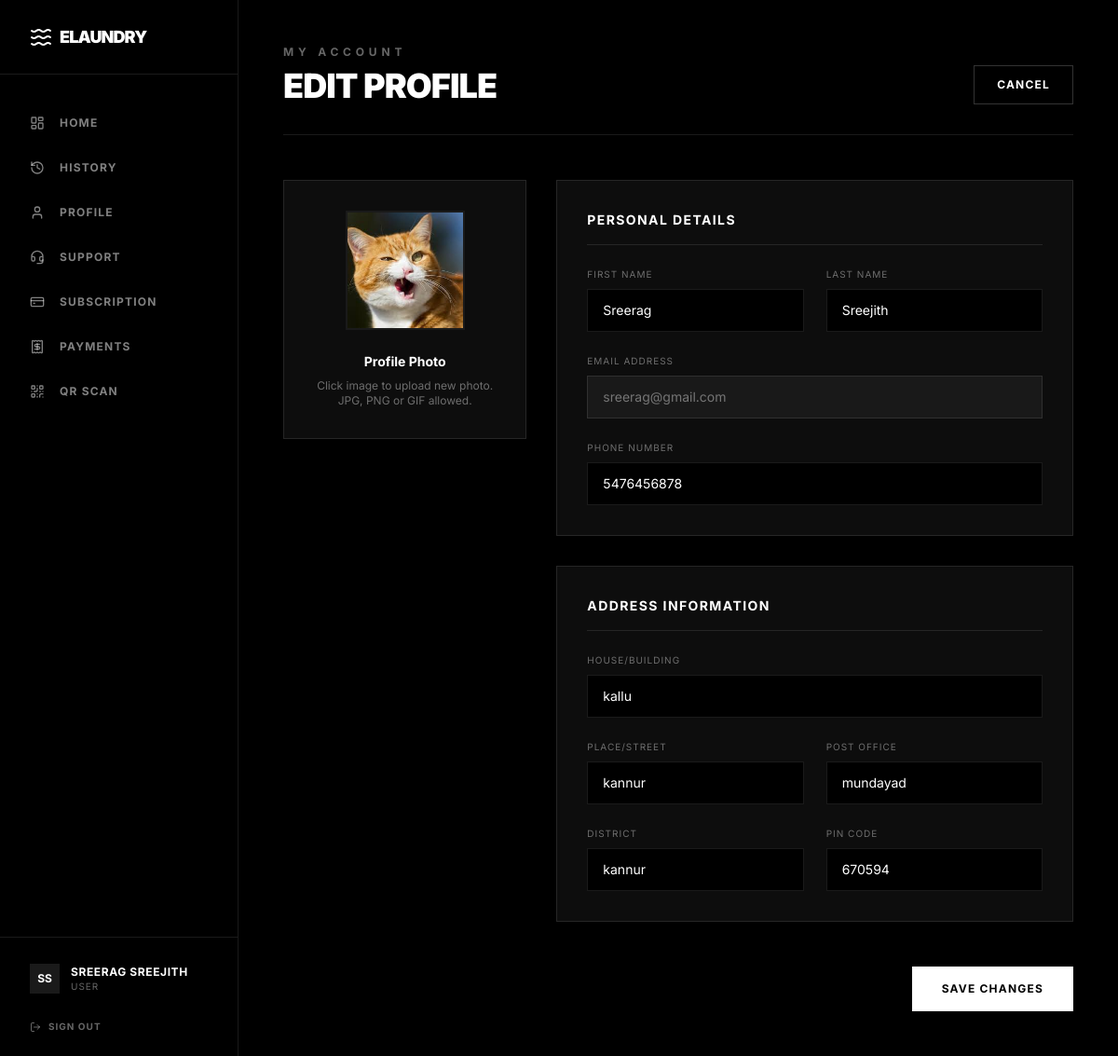
The page /update_profile_user/ (signed in) on the database its author committed.
### user/models.py (models this page shows)
class user(models.Model):
    first_name = models.CharField(max_length=50)
    last_name = models.CharField(max_length=50)
    profile_image = models.CharField(max_length=100)
    email = models.EmailField(unique=True)
    phone_number = models.CharField(max_length=15)
    house = models.CharField(max_length=100)
    district = models.CharField(max_length=100)
    place = models.CharField(max_length=100)
    post = models.CharField(max_length=100)
    pin = models.CharField(max_length=10)
    latitude = models.FloatField(null=True, blank=True)
    longitude = models.FloatField(null=True, blank=True)
    created_at = models.DateTimeField(auto_now_add=True)
    updated_at = models.DateTimeField(auto_now=True)
    num_bags = models.PositiveIntegerField(default=1)
    LOGIN = models.ForeignKey(login, on_delete=models.CASCADE, default=1)
    loyalty_points = models.IntegerField(default=0)

### user/views.py (the view, shortened to what this page needs)
# urls.py: path('update_profile_user/', views.update_profile_user, name='update_profile_user'),
def update_profile_user(request):
    usr_obj = user.objects.get(LOGIN=request.session['lid'])
    return render(request, 'profile_update_user.html', {'user': usr_obj})

### user/templates/profile_update_user.html (shortened to what this page needs)
{% extends 'user_home.html' %}
{% load static %}
{% block content %}
<div class="max-w-4xl mx-auto">
    <div
        class="flex flex-col md:flex-row justify-between items-start md:items-end gap-6 border-b border-white/10 pb-8 mb-12">
        <div>
            <h2 class="text-xs font-bold uppercase tracking-[0.4em] text-white/40 mb-2">My Account</h2>
            <h3 class="text-3xl md:text-4xl font-black uppercase tracking-tight text-white">Edit Profile</h3>
        </div>
        <a href="{% url 'view_profile_user' %}"
            class="px-6 py-3 border border-white/20 text-white text-xs font-bold uppercase tracking-widest hover:bg-white hover:text-black transition-colors">
            Cancel
        </a>
    </div>
    <form method="POST" enctype="multipart/form-data" class="grid md:grid-cols-3 gap-8">
        <div class="md:col-span-1">
            <div class="border border-white/10 bg-white/5 p-8 flex flex-col items-center text-center">
                <div
                    class="w-32 h-32 bg-black border-2 border-white/10 rounded-full flex items-center justify-center mb-6 overflow-hidden relative group">
                    {% if user.profile_image %}
                    <img src="{{user.profile_image}}" alt="Profile" class="w-full h-full object-cover">
                    {% else %}
                    <span class="material-symbols-outlined text-white/20 text-5xl">person</span>
                    {% endif %}
                </div>
                <h4 class="text-sm font-bold text-white mb-2">Profile Photo</h4>
                <p class="text-xs text-white/40 text-center">Click image to upload new photo. JPG, PNG or GIF allowed.
                </p>
            </div>
        </div>
        <div class="md:col-span-2 space-y-8">
            <div class="border border-white/10 bg-white/5 p-8">
                <h5 class="text-sm font-bold uppercase tracking-widest text-white border-b border-white/10 pb-4 mb-6">
                    Personal Details</h5>
                <div class="grid grid-cols-2 gap-6">
                    <div>
                        <label class="block text-[10px] uppercase tracking-widest text-white/40 mb-2">First Name</label>
                        <input type="text" name="first_name" value="{{user.first_name}}"
                            class="w-full bg-black border border-white/10 text-white text-sm px-4 py-3 focus:border-white focus:ring-0 transition-colors"
                            required>
                    </div>
                    <div>
                        <label class="block text-[10px] uppercase tracking-widest text-white/40 mb-2">Last Name</label>
                        <input type="text" name="last_name" value="{{user.last_name}}"
                            class="w-full bg-black border border-white/10 text-white text-sm px-4 py-3 focus:border-white focus:ring-0 transition-colors"
                            required>
                    </div>
                    <div class="col-span-2">
                        <label class="block text-[10px] uppercase tracking-widest text-white/40 mb-2">Email
                            Address</label>
                        <input type="email" value="{{user.email}}"
                            class="w-full bg-white/5 border border-white/10 text-white/40 text-sm px-4 py-3 cursor-not-allowed"
                            readonly>
                    </div>
                    <div class="col-span-2">
                        <label class="block text-[10px] uppercase tracking-widest text-white/40 mb-2">Phone
                            Number</label>
                        <input type="tel" name="phone_number" value="{{user.phone_number}}"
                            class="w-full bg-black border border-white/10 text-white text-sm px-4 py-3 focus:border-white focus:ring-0 transition-colors"
                            required>
                    </div>
                </div>
            </div>
            <div class="border border-white/10 bg-white/5 p-8">
                <h5 class="text-sm font-bold uppercase tracking-widest text-white border-b border-white/10 pb-4 mb-6">
                    Address Information</h5>
                <div class="grid grid-cols-2 gap-6">
                    <div class="col-span-2">
                        <label
                            class="block text-[10px] uppercase tracking-widest text-white/40 mb-2">House/Building</label>
                        <input type="text" name="house" value="{{user.house}}"
                            class="w-full bg-black border border-white/10 text-white text-sm px-4 py-3 focus:border-white focus:ring-0 transition-colors"
                            required>
                    </div>
                    <div>
                        <label
                            class="block text-[10px] uppercase tracking-widest text-white/40 mb-2">Place/Street</label>
                        <input type="text" name="place" value="{{user.place}}"
                            class="w-full bg-black border border-white/10 text-white text-sm px-4 py-3 focus:border-white focus:ring-0 transition-colors"
                            required>
                    </div>
                    <div>
                        <label class="block text-[10px] uppercase tracking-widest text-white/40 mb-2">Post
                            Office</label>
                        <input type="text" name="post" value="{{user.post}}"
                            class="w-full bg-black border border-white/10 text-white text-sm px-4 py-3 focus:border-white focus:ring-0 transition-colors"
                            required>
                    </div>
                    <div>
                        <label class="block text-[10px] uppercase tracking-widest text-white/40 mb-2">District</label>
                        <input type="text" name="district" value="{{user.district}}"
                            class="w-full bg-black border border-white/10 text-white text-sm px-4 py-3 focus:border-white focus:ring-0 transition-colors"
                            required>
                    </div>
                    <div>
                        <label class="block text-[10px] uppercase tracking-widest text-white/40 mb-2">PIN Code</label>
                        <input type="text" name="pin" value="{{user.pin}}"
                            class="w-full bg-black border border-white/10 text-white text-sm px-4 py-3 focus:border-white focus:ring-0 transition-colors"
                            required>
                    </div>
                </div>
            </div>
            <div class="flex justify-end pt-4">
                <button type="submit"
                    class="px-8 py-4 bg-white text-black text-xs font-bold uppercase tracking-widest hover:bg-gray-200 transition-colors">
                    Save Changes
                </button>
            </div>
        </div>
    </form>
</div>
{% endblock %}

### user/templates/user_home.html (shortened to what this page needs)
{% load static %}
<!DOCTYPE html>
<html class="dark" lang="en">
<head>
    <script src="https://cdn.tailwindcss.com?plugins=forms,container-queries"></script>
    <script id="tailwind-config">
        tailwind.config = {
            darkMode: "class",
            theme: {
                extend: {
                    colors: {
                        "primary": "#ffffff",
                        "background-light": "#f6f6f8",
                        "background-dark": "#000000",
                    },
                    fontFamily: {
                        "display": ["Inter", "sans-serif"]
                    },
                    borderRadius: {
                        "DEFAULT": "0px",
                        "lg": "0px",
                        "xl": "0px",
                        "full": "0px"
                    },
                },
            },
        }
    </script>
</head>
<body
    class="bg-background-light dark:bg-background-dark font-display text-black dark:text-white antialiased overflow-hidden h-screen flex">
    <aside class="w-64 bg-black border-r border-white/10 flex-col hidden md:flex h-full">
        <div class="h-20 flex items-center px-8 border-b border-white/10">
            <div class="flex items-center gap-2">
                <i data-lucide="waves" class="text-white w-6 h-6"></i>
                <h1 class="text-white text-lg font-black tracking-tighter uppercase">ELaundry</h1>
            </div>
        </div>
        <nav class="flex-1 py-8 flex flex-col gap-2 px-4">
            <a class="flex items-center gap-4 px-4 py-3 {% if request.resolver_match.url_name == 'user_home' %}bg-white text-black{% else %}text-white/50 hover:text-white hover:bg-white/5{% endif %} transition-all font-bold uppercase tracking-widest text-xs"
                href="{% url 'user_home' %}">
                <i data-lucide="layout-dashboard" class="w-4 h-4"></i>
                Home
            </a>
            <a class="flex items-center gap-4 px-4 py-3 {% if request.resolver_match.url_name == 'view_all_orders' %}bg-white text-black{% else %}text-white/50 hover:text-white hover:bg-white/5{% endif %} transition-all font-bold uppercase tracking-widest text-xs"
                href="{% url 'view_all_orders' %}">
                <i data-lucide="history" class="w-4 h-4"></i>
                History
            </a>
            <a class="flex items-center gap-4 px-4 py-3 {% if request.resolver_match.url_name == 'view_profile_user' %}bg-white text-black{% else %}text-white/50 hover:text-white hover:bg-white/5{% endif %} transition-all font-bold uppercase tracking-widest text-xs"
                href="{% url 'view_profile_user' %}">
                <i data-lucide="user" class="w-4 h-4"></i>
                Profile
            </a>
            <a class="flex items-center gap-4 px-4 py-3 {% if request.resolver_match.url_name == 'feedback_list' %}bg-white text-black{% else %}text-white/50 hover:text-white hover:bg-white/5{% endif %} transition-all font-bold uppercase tracking-widest text-xs"
                href="{% url 'feedback_list' %}">
                <i data-lucide="headset" class="w-4 h-4"></i>
                Support
            </a>
            <a class="flex items-center gap-4 px-4 py-3 {% if request.resolver_match.url_name == 'subscription_details' %}bg-white text-black{% else %}text-white/50 hover:text-white hover:bg-white/5{% endif %} transition-all font-bold uppercase tracking-widest text-xs"
                href="{% url 'subscription_details' %}">
                <i data-lucide="credit-card" class="w-4 h-4"></i>
                Subscription
            </a>
            <a class="flex items-center gap-4 px-4 py-3 {% if request.resolver_match.url_name == 'payment_history' %}bg-white text-black{% else %}text-white/50 hover:text-white hover:bg-white/5{% endif %} transition-all font-bold uppercase tracking-widest text-xs"
                href="{% url 'payment_history' %}">
                <i data-lucide="receipt" class="w-4 h-4"></i>
                Payments
            </a>
            <a class="flex items-center gap-4 px-4 py-3 {% if request.resolver_match.url_name == 'scan_qr_page' %}bg-white text-black{% else %}text-white/50 hover:text-white hover:bg-white/5{% endif %} transition-all font-bold uppercase tracking-widest text-xs"
                href="{% url 'scan_qr_page' %}">
                <i data-lucide="qr-code" class="w-4 h-4"></i>
                QR Scan
            </a>
        </nav>
        <div class="p-4 border-t border-white/10">
            <div class="flex items-center gap-3 px-4 py-3">
                <div class="w-8 h-8 bg-white/10 flex items-center justify-center text-white font-bold text-xs">
                    {% if user.first_name %}{{user.first_name|first}}{% if user.last_name%}{{user.last_name|first}}{%endif %}{% else %}U{% endif %}
                </div>
                <div class="flex flex-col">
                    <span class="text-xs font-bold text-white uppercase tracking-wider">{{user.first_name}}
                        {{user.last_name}}</span>
                    <span class="text-[10px] text-white/40 uppercase tracking-widest">User</span>
                </div>
            </div>
            <a href="{% url 'logout' %}"
                class="w-full mt-2 flex items-center gap-2 px-4 py-2 text-white/40 hover:text-red-400 text-[10px] uppercase font-bold tracking-widest transition-colors">
                <i data-lucide="log-out" class="w-3 h-3"></i>
                Sign Out
            </a>
        </div>
    </aside>
    <main class="flex-1 overflow-y-auto bg-black relative">
        <div class="p-6 lg:p-12 max-w-7xl mx-auto space-y-12">
            {% block content %}{% endblock %}
        </div>
    </main>
</body>
</html>

### rows shown on the page
user: first_name|first "S", last_name|first "S", first_name "SREERAG", last_name "SREEJITH", profile_image (picture), first_name "Sreerag", last_name "Sreejith", email "sreerag@gmail.com", phone_number "5476456878", house "kallu", place "kannur", post "mundayad", district "kannur", pin "670594"
